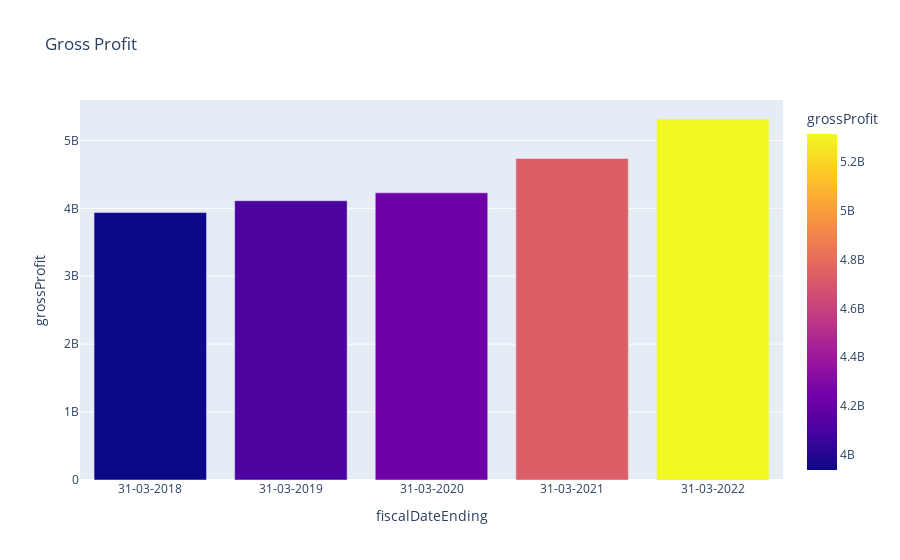

The notebook cell this image was saved under:
### Code cell
import plotly.express as px
fig = px.bar(income_statement, x='fiscalDateEnding', y='grossProfit', title='Gross Profit', color='grossProfit', hover_data=['ebitda', 'netIncome'])
fig.show()

### Figure 1 — Plotly figure (JSON) as saved in the notebook; plotly's stock layout.template omitted (floating-point values rounded to 4 significant figures)
{"data": [{"alignmentgroup": "True", "customdata": [[3432000000, 2486000000], [3289000000, 2199000000], [3519000000, 2331000000], [4053000000, 2613000000], [4524000000, 2963000000]], "hovertemplate": "fiscalDateEnding=%{x}<br>grossProfit=%{marker.color}<br>ebitda=%{customdata[0]}<br>netIncome=%{customdata[1]}<extra></extra>", "legendgroup": "", "marker": {"color": [3938000000, 4112000000, 4228000000, 4733000000, 5315000000], "coloraxis": "coloraxis", "pattern": {"shape": ""}}, "name": "", "offsetgroup": "", "orientation": "v", "showlegend": false, "textposition": "auto", "type": "bar", "x": ["31-03-2018", "31-03-2019", "31-03-2020", "31-03-2021", "31-03-2022"], "xaxis": "x", "y": [3938000000, 4112000000, 4228000000, 4733000000, 5315000000], "yaxis": "y"}], "layout": {"barmode": "relative", "coloraxis": {"colorbar": {"title": {"text": "grossProfit"}}, "colorscale": [[0, "#0d0887"], [0.1111, "#46039f"], [0.2222, "#7201a8"], [0.3333, "#9c179e"], [0.4444, "#bd3786"], [0.5556, "#d8576b"], [0.6667, "#ed7953"], [0.7778, "#fb9f3a"], [0.8889, "#fdca26"], [1, "#f0f921"]]}, "legend": {"tracegroupgap": 0}, "title": {"text": "Gross Profit"}, "xaxis": {"anchor": "y", "domain": [0, 1], "title": {"text": "fiscalDateEnding"}}, "yaxis": {"anchor": "x", "domain": [0, 1], "title": {"text": "grossProfit"}}}}
